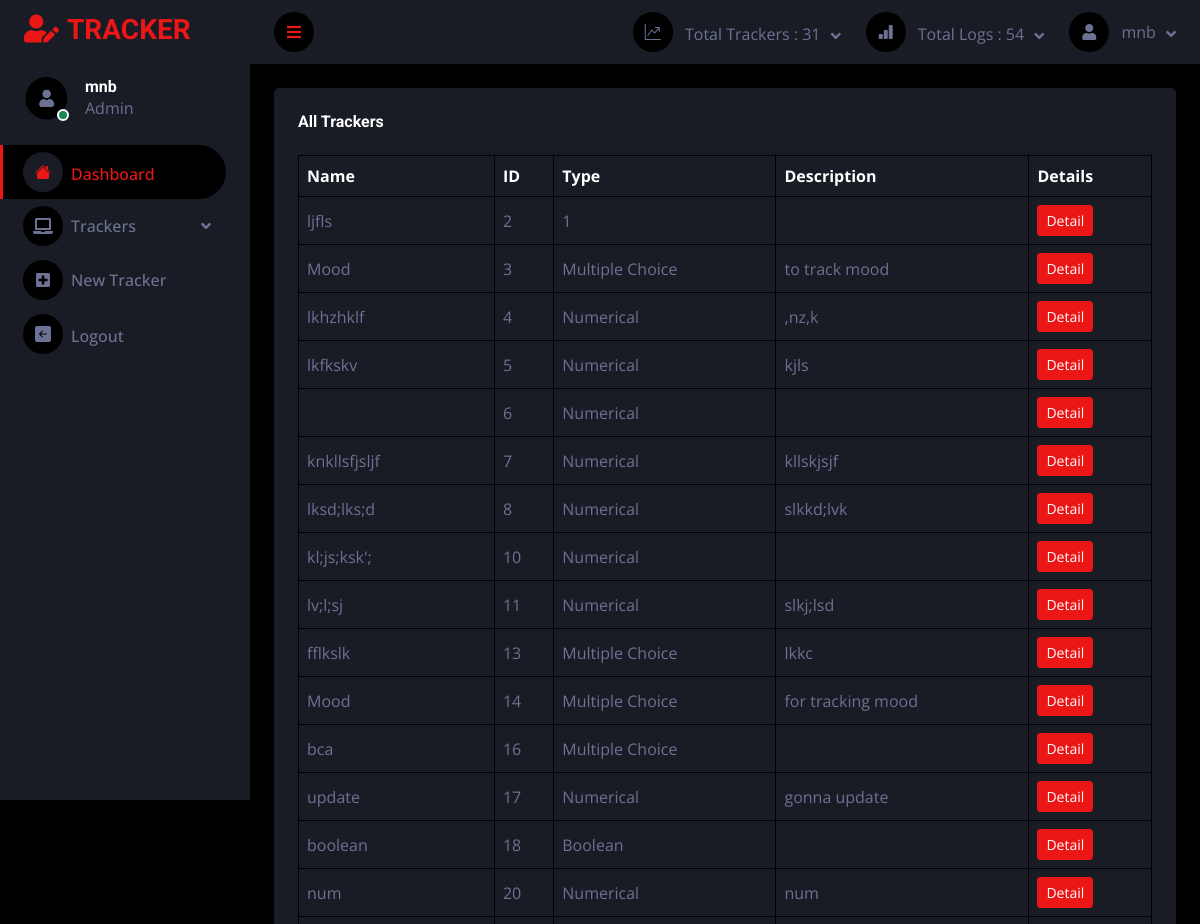
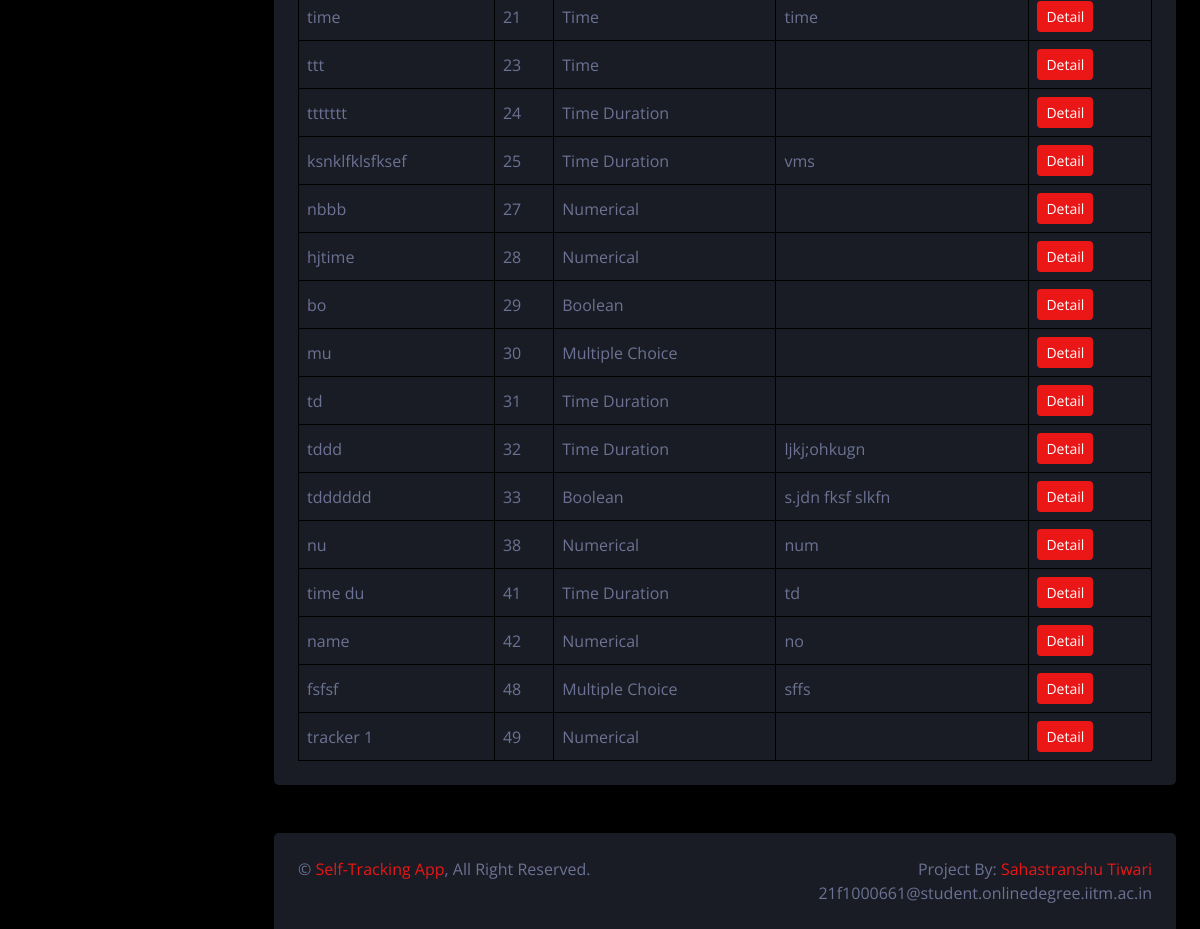
Page /showAllTrackers (signed in) on the committed database (2 pictures, top to bottom).
### app.py (models this page shows)
class User( db.Model, UserMixin):
    id =db.Column(db.Integer, primary_key=True)
    email=db.Column(db.String(150),unique=True)
    password=db.Column(db.String(150),nullable=False)
    name=db.Column(db.String(150),nullable=False)
    trackers=db.relationship('Tracker')
    logs=db.relationship('Log')

class Tracker(db.Model):
    id =db.Column(db.Integer, primary_key=True)
    name=db.Column(db.String(150),nullable=False)
    description=db.Column(db.String(25000))
    type=db.Column(db.String(150),nullable=False)
    settings=db.Column(db.String(15000))
    user_id=db.Column(db.Integer,db.ForeignKey('user.id'))
    logs=db.relationship('Log',cascade="all, delete")

### app.py (the view)
@app.route("/showAllTrackers")
def showAllTrackers():
    return render_template('showAll.html',user=current_user,tkr=-1)

### app.py (called while the page is built)
@login_manager.user_loader
def load_user(id):
    return User.query.get(int(id))

### templates/showAll.html (shortened to what this page needs)
{% extends 'base.html' %}
{% block body %}
{% if tkr==-1 %}
<div class="container-fluid pt-4 px-4">
    <div class="bg-secondary rounded h-100 p-4">
        <div class="d-flex align-items-center justify-content-between mb-4">
            <h6 class="mb-0">All Trackers</h6>
        </div>
        <table class="table text-start align-middle table-bordered table-hover mb-0">
            <thead>
                <tr class="text-white">
                    <th scope="col">Name</th>
                    <th scope="col">ID</th>
                    <th scope="col">Type</th>
                    <th scope="col">Description</th>
                    <th scope="col">Details</th>
                </tr>
            </thead>
            <tbody>
                {% for tracker in user.trackers %}
                <tr>
                    <td>{{tracker.name}}</td>
                    <td>{{tracker.id}}</td>
                    <td>{{tracker.type}}</td>
                    <td>{{tracker.description}}</td>
                    <td><a class="btn btn-sm btn-primary" href="/tracker/{{tracker.id}}">Detail</a></td>
                </tr>
                {% endfor %}
            </tbody>
        </table>
    </div>
</div>
{% endif %}
{% endblock body %}

### templates/base.html (shortened to what this page needs)
<!DOCTYPE html>
<html lang="en">
<head>
  <link href="https://cdnjs.cloudflare.com/ajax/libs/font-awesome/5.10.0/css/all.min.css" rel="stylesheet">
  <link href="https://cdn.jsdelivr.net/npm/bootstrap-icons@1.4.1/font/bootstrap-icons.css" rel="stylesheet">
  <link href="/static/lib/tempusdominus/css/tempusdominus-bootstrap-4.min.css" rel="stylesheet" />
  <link href="/static/css/bootstrap.min.css" rel="stylesheet">
  <link href="/static/css/style.css" rel="stylesheet">
</head>
<body>
  <div class="container-fluid position-relative d-flex p-0">
    <div class="sidebar pe-4 pb-3">
      <nav class="navbar bg-secondary navbar-dark">
        <a href="/" class="navbar-brand mx-4 mb-3">
          <h3 class="text-primary"><i class="fa fa-user-edit me-2"></i>TRACKER</h3>
        </a>
        <div class="d-flex align-items-center ms-4 mb-4">
          <div class="position-relative">
            <img class="rounded-circle" src="/static/img/zxc.jpg" alt="" style="width: 45px; height: 45px;">
            <div class="bg-success rounded-circle border border-2 border-white position-absolute end-0 bottom-0 p-1">
            </div>
          </div>
          <div class="ms-3">
            <h6 class="mb-0">{{user.name}}</h6>
            <span>Admin</span>
          </div>
        </div>
        <div class="navbar-nav w-100">
          <a href="/" class="nav-item nav-link active"><i class="bi bi-house-fill me-2"></i>Dashboard</a>
          <div class="nav-item dropdown">
            <a href="#" class="nav-link dropdown-toggle" data-bs-toggle="dropdown"><i
                class="fa fa-laptop me-2"></i>Trackers</a>
          </div>
          <a href='/addTracker' class="nav-item nav-link"><i class="fa fa-plus-square me-2"></i>New Tracker</a>
          <a href="/signout" class="nav-item nav-link"><i class="bi bi-arrow-left-square-fill me-2"></i>Logout</a>
        </div>
      </nav>
    </div>
    <div class="content">
      <nav class="navbar navbar-expand bg-secondary navbar-dark sticky-top px-4 py-0">
        <a href="#" class="sidebar-toggler flex-shrink-0">
          <i class="fa fa-bars"></i>
        </a>
        <div class="navbar-nav align-items-center ms-auto">
          <div class="nav-item dropdown">
            <a href="#" class="nav-link dropdown-toggle" data-bs-toggle="dropdown">
              <i class="bi bi-graph-up me-lg-2"></i>
              <span class="d-none d-lg-inline-flex">Total Trackers : {{user.trackers|count}}</span>
            </a>
          </div>
          <div class="nav-item dropdown">
            <a href="#" class="nav-link dropdown-toggle" data-bs-toggle="dropdown">
              <i class="bi bi-bar-chart-fill me-lg-2"></i>
              <span class="d-none d-lg-inline-flex">Total Logs : {{user.logs|length}}</span>
            </a>
          </div>
          <div class="nav-item dropdown">
            <a href="#" class="nav-link dropdown-toggle" data-bs-toggle="dropdown">
              <i class="fa fa-user me-lg-2"></i>
              <span class="d-none d-lg-inline-flex">{{user.name}}</span>
            </a>
          </div>
        </div>
      </nav>
      {% block body %}
      {% endblock body %}
      <div class="container-fluid pt-5 px-4">
        <div class="bg-secondary rounded-top p-4">
          <div class="row">
            <div class="col-12 col-sm-6 text-center text-sm-start">
              &copy; <a href="#">Self-Tracking App</a>, All Right Reserved.
            </div>
            <div class="col-12 col-sm-6 text-center text-sm-end">
              Project By: <a href="#">Sahastranshu Tiwari</a>
              <br> <a>21f1000661@student.onlinedegree.iitm.ac.in</a>
            </div>
          </div>
        </div>
      </div>
</body>
</html>

### static/css/style.css (style rules this page uses)
:root { --primary: #EB1616; --secondary: #191C24; --light: #6C7293; --dark: #000000; }
.btn { transition: .5s; }
.sidebar { position: fixed; top: 0; left: 0; bottom: 0; width: 250px; height: 100vh; overflow-y: auto; background: var(--secondary); transition: 0.5s; z-index: 999; }
.content { margin-left: 250px; min-height: 100vh; background: var(--dark); transition: 0.5s; }
@media (min-width: 992px) { .sidebar { margin-left: 0; } }
@media (min-width: 992px) { .content { width: calc(100% - 250px); } }
.sidebar .navbar .navbar-nav .nav-link { padding: 7px 20px; color: var(--light); font-weight: 500; border-left: 3px solid var(--secondary); border-radius: 0 30px 30px 0; outline: none; }
.sidebar .navbar .navbar-nav .nav-link:hover, .sidebar .navbar .navbar-nav .nav-link.active { color: var(--primary); background: var(--dark); border-color: var(--primary); }
.sidebar .navbar .navbar-nav .nav-link i { width: 40px; height: 40px; display: inline-flex; align-items: center; justify-content: center; background: var(--dark); border-radius: 40px; }
.sidebar .navbar .navbar-nav .nav-link:hover i, .sidebar .navbar .navbar-nav .nav-link.active i { background: var(--secondary); }
.sidebar .navbar .dropdown-toggle::after { position: absolute; top: 15px; right: 15px; border: none; content: "\f107"; font-family: "Font Awesome 5 Free"; font-weight: 900; transition: .5s; }
.content .navbar .navbar-nav .nav-link { margin-left: 25px; padding: 12px 0; color: var(--light); outline: none; }
.content .navbar .sidebar-toggler, .content .navbar .navbar-nav .nav-link i { width: 40px; height: 40px; display: inline-flex; align-items: center; justify-content: center; background: var(--dark); border-radius: 40px; }
.content .navbar .dropdown-toggle::after { margin-left: 6px; vertical-align: middle; border: none; content: "\f107"; font-family: "Font Awesome 5 Free"; font-weight: 900; transition: .5s; }

### rows in the picture
User: name "mnb"
Tracker: name "ljfls", id "2", type "1"
Tracker: name "Mood", id "3", type "Multiple Choice", description "to track mood"
Tracker: name "lkhzhklf", id "4", type "Numerical", description ",nz,k"
Tracker: name "lkfkskv", id "5", type "Numerical", description "kjls"
Tracker: id "6", type "Numerical"
Tracker: name "knkllsfjsljf", id "7", type "Numerical", description "kllskjsjf"
Tracker: name "lksd;lks;d", id "8", type "Numerical", description "slkkd;lvk"
Tracker: name "kl;js;ksk';", id "10", type "Numerical"
Tracker: name "lv;l;sj", id "11", type "Numerical", description "slkj;lsd"
Tracker: name "fflkslk", id "13", type "Multiple Choice", description "lkkc"
Tracker: name "Mood", id "14", type "Multiple Choice", description "for tracking mood"
Tracker: name "bca", id "16", type "Multiple Choice"
Tracker: name "update", id "17", type "Numerical", description "gonna update"
Tracker: name "boolean", id "18", type "Boolean"
Tracker: name "num", id "20", type "Numerical", description "num"
Tracker: name "time", id "21", type "Time", description "time"
Tracker: name "ttt", id "23", type "Time"
Tracker: name "ttttttt", id "24", type "Time Duration"
Tracker: name "ksnklfklsfksef", id "25", type "Time Duration", description "vms"
Tracker: name "nbbb", id "27", type "Numerical"
Tracker: name "hjtime", id "28", type "Numerical"
Tracker: name "bo", id "29", type "Boolean"
Tracker: name "mu", id "30", type "Multiple Choice"
Tracker: name "td", id "31", type "Time Duration"
Tracker: name "tddd", id "32", type "Time Duration", description "ljkj;ohkugn"
Tracker: name "tdddddd", id "33", type "Boolean", description "s.jdn fksf slkfn"
Tracker: name "nu", id "38", type "Numerical", description "num"
Tracker: name "time du", id "41", type "Time Duration", description "td"
Tracker: name "name", id "42", type "Numerical", description "no"
Tracker: name "fsfsf", id "48", type "Multiple Choice", description "sffs"
Tracker: name "tracker 1", id "49", type "Numerical"

### other values in the picture
{{ user.trackers|count }} "31"
{{ user.logs|length }} "54"
